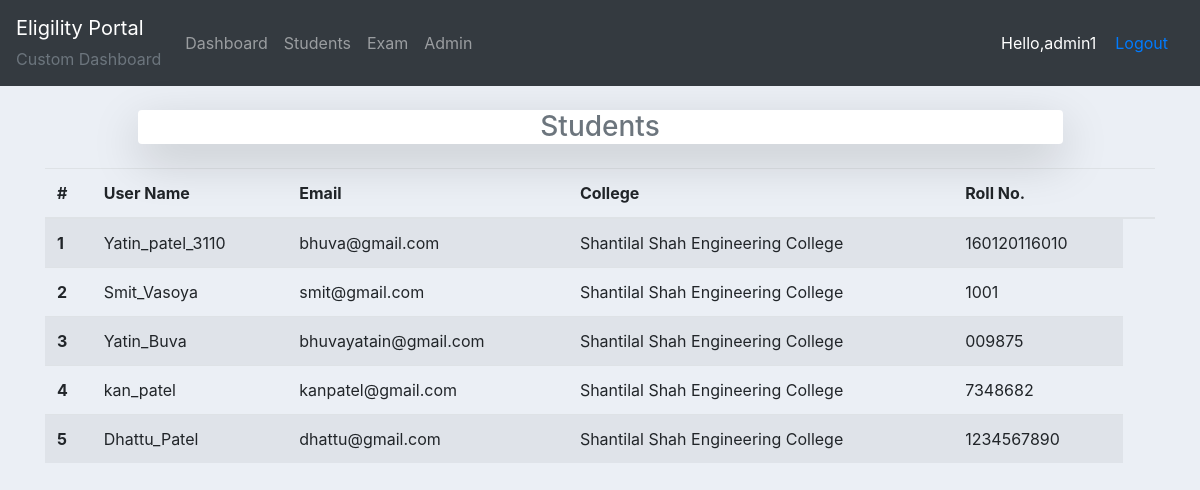
The app's page /adminapp/college-student/1 (signed in), older data.
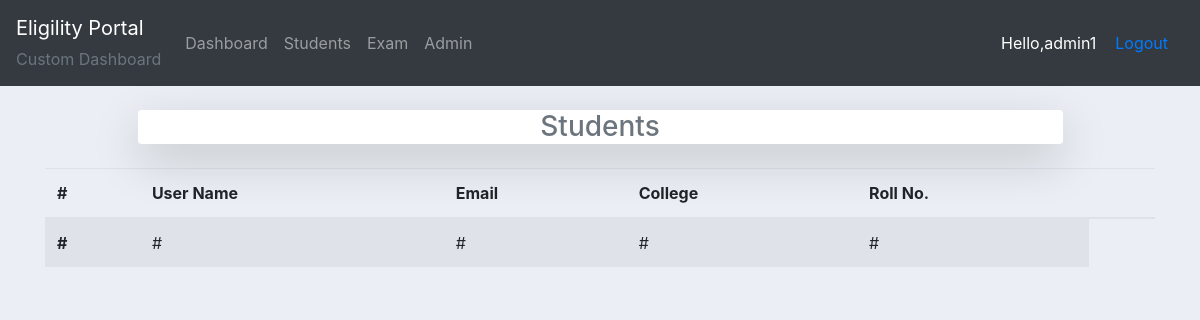
The same page, newer data.
### exam/models.py (models this page shows)
class Student(models.Model):
    user = models.OneToOneField(User, on_delete=models.CASCADE)
    college = models.ForeignKey(College, on_delete=models.CASCADE, related_name='college')
    roll_no = models.CharField(max_length=15)

class College(models.Model):
    clg_name = models.CharField(max_length=300)
    def __str__(self):
        return self.clg_name

### exam/decorators.py (the view)
        def wrapper_func(request, *args,  **kwargs):
            group = None
            if request.user.groups.exists():
                group = request.user.groups.all()[0].name
            if group in allowed_roles:
                return view_func(request, *args, **kwargs)
            else:
                return HttpResponse('Not Allowed')

### adminapp/views.py (called while the page is built)
@login_required(login_url='adminapp:loginadmin/')
@allowed_users(allowed_roles=['admin'])
def fetchStudents(request, id):
    students = Student.objects.filter(college=id).prefetch_related('college')
    context = {'students':students}
    return render(request, 'adminapp/studentlist.html', context)

### adminapp/templates/adminapp/studentlist.html
{% extends 'adminapp/main.html' %}
{% block content %}
  <div class="container">
    <div class="colleges col-md-10 my-4 offset-md-1 shadow-lg bg-white rounded align-middle"><h3 class="head text-center text-muted align-middle">Students</h3></div>
    <table class="table table-striped">
        <thead>
          <tr>
            <th scope="col">#</th>
            <th scope="col">User Name</th>
            <th scope="col">Email</th>
            <th scope="col">College</th>
            <th scope="col">Roll No.</th>
            <th></th>
          </tr>
        </thead>
        <tbody>
            {% if students %}
            {% for student in students %}
                <tr>
                    <th scope="row">{{ forloop.counter }}</th>
                    <td>{{student.user.username}}</td>
                    <td>{{student.user.email}}</td>
                    <td>{{student.college}}</td>
                    <td>{{student.roll_no}}</td>
                </tr>
            {% endfor %}
            {% else %}
            <tr>
                <th scope="row">#</th>
                <td>#</td>
                <td>#</td>
                <td>#</td>
                <td>#</td>
            </tr>
            {% endif %}
        </tbody>
      </table>
  </div>
{% endblock %}

Row changes from the older to the newer data that the page shows:
removed Student: user.username "Yatin_patel_3110", user.email "bhuva@gmail.com", college "Shantilal Shah Engineering College", roll_no "160120116010"
removed Student: user.username "Smit_Vasoya", user.email "smit@gmail.com", college "Shantilal Shah Engineering College", roll_no "1001"
removed Student: user.username "Yatin_Buva", user.email "bhuvayatain@gmail.com", college "Shantilal Shah Engineering College", roll_no "009875"
removed Student: user.username "kan_patel", user.email "kanpatel@gmail.com", college "Shantilal Shah Engineering College", roll_no "7348682"
removed Student: user.username "Dhattu_Patel", user.email "dhattu@gmail.com", college "Shantilal Shah Engineering College", roll_no "1234567890"
